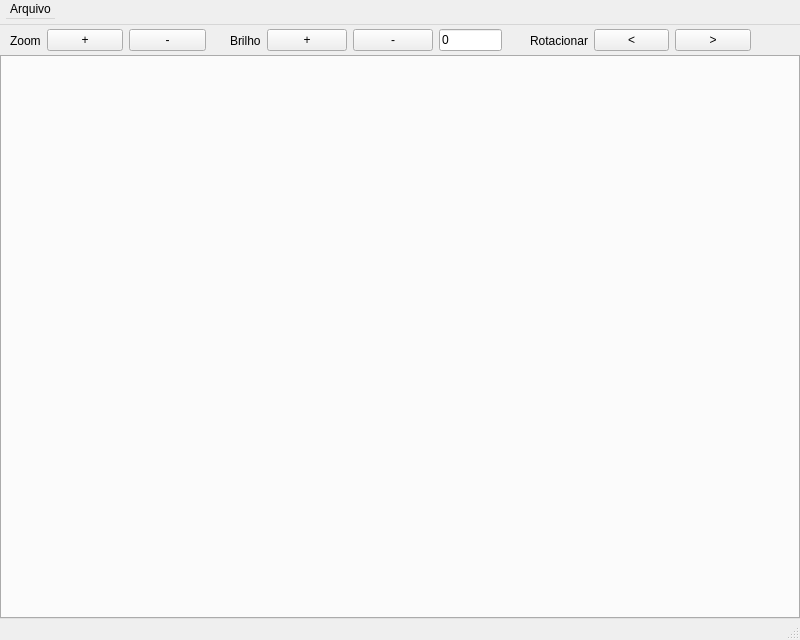
<?xml version="1.0" encoding="UTF-8"?>
<ui version="4.0">
 <class>MainWindow</class>
 <widget class="QMainWindow" name="MainWindow">
  <property name="geometry">
   <rect>
    <x>0</x>
    <y>0</y>
    <width>800</width>
    <height>640</height>
   </rect>
  </property>
  <property name="sizePolicy">
   <sizepolicy hsizetype="Fixed" vsizetype="Fixed">
    <horstretch>0</horstretch>
    <verstretch>0</verstretch>
   </sizepolicy>
  </property>
  <property name="minimumSize">
   <size>
    <width>800</width>
    <height>640</height>
   </size>
  </property>
  <property name="maximumSize">
   <size>
    <width>800</width>
    <height>640</height>
   </size>
  </property>
  <property name="windowTitle">
   <string>MainWindow</string>
  </property>
  <widget class="QWidget" name="centralwidget">
   <property name="minimumSize">
    <size>
     <width>800</width>
     <height>594</height>
    </size>
   </property>
   <property name="maximumSize">
    <size>
     <width>800</width>
     <height>594</height>
    </size>
   </property>
   <widget class="QTabWidget" name="tabWidget">
    <property name="geometry">
     <rect>
      <x>0</x>
      <y>30</y>
      <width>800</width>
      <height>564</height>
     </rect>
    </property>
    <property name="sizePolicy">
     <sizepolicy hsizetype="Fixed" vsizetype="Fixed">
      <horstretch>0</horstretch>
      <verstretch>0</verstretch>
     </sizepolicy>
    </property>
    <property name="minimumSize">
     <size>
      <width>800</width>
      <height>564</height>
     </size>
    </property>
    <property name="maximumSize">
     <size>
      <width>800</width>
      <height>564</height>
     </size>
    </property>
    <property name="tabsClosable">
     <bool>true</bool>
    </property>
   </widget>
   <widget class="QWidget" name="horizontalLayoutWidget">
    <property name="geometry">
     <rect>
      <x>10</x>
      <y>0</y>
      <width>196</width>
      <height>31</height>
     </rect>
    </property>
    <layout class="QHBoxLayout" name="layoutZoom">
     <item>
      <widget class="QLabel" name="labelZoom">
       <property name="text">
        <string>Zoom</string>
       </property>
      </widget>
     </item>
     <item>
      <widget class="QPushButton" name="botaoZoomIn">
       <property name="text">
        <string>+</string>
       </property>
      </widget>
     </item>
     <item>
      <widget class="QPushButton" name="botaoZoomOut">
       <property name="text">
        <string>-</string>
       </property>
      </widget>
     </item>
    </layout>
   </widget>
   <widget class="QWidget" name="horizontalLayoutWidget_2">
    <property name="geometry">
     <rect>
      <x>230</x>
      <y>0</y>
      <width>272</width>
      <height>31</height>
     </rect>
    </property>
    <layout class="QHBoxLayout" name="layoutBrilho">
     <item>
      <widget class="QLabel" name="labelBrilho">
       <property name="text">
        <string>Brilho</string>
       </property>
      </widget>
     </item>
     <item>
      <widget class="QPushButton" name="botaoMaisBrilho">
       <property name="text">
        <string>+</string>
       </property>
      </widget>
     </item>
     <item>
      <widget class="QPushButton" name="botaoMenosBrilho">
       <property name="text">
        <string>-</string>
       </property>
      </widget>
     </item>
     <item>
      <widget class="QLineEdit" name="textoNivelDeBrilho">
       <property name="text">
        <string>0</string>
       </property>
      </widget>
     </item>
    </layout>
   </widget>
   <widget class="QWidget" name="horizontalLayoutWidget_3">
    <property name="geometry">
     <rect>
      <x>530</x>
      <y>0</y>
      <width>221</width>
      <height>31</height>
     </rect>
    </property>
    <layout class="QHBoxLayout" name="layoutRotacao">
     <item>
      <widget class="QLabel" name="label">
       <property name="text">
        <string>Rotacionar</string>
       </property>
      </widget>
     </item>
     <item>
      <widget class="QPushButton" name="rotacionarHorario">
       <property name="text">
        <string>&lt;</string>
       </property>
      </widget>
     </item>
     <item>
      <widget class="QPushButton" name="rotacionarAntiHorario">
       <property name="text">
        <string>&gt;</string>
       </property>
      </widget>
     </item>
    </layout>
   </widget>
  </widget>
  <widget class="QStatusBar" name="statusbar"/>
  <widget class="QMenuBar" name="menubar">
   <property name="geometry">
    <rect>
     <x>0</x>
     <y>0</y>
     <width>800</width>
     <height>25</height>
    </rect>
   </property>
   <property name="sizePolicy">
    <sizepolicy hsizetype="Fixed" vsizetype="Fixed">
     <horstretch>0</horstretch>
     <verstretch>0</verstretch>
    </sizepolicy>
   </property>
   <property name="minimumSize">
    <size>
     <width>800</width>
     <height>25</height>
    </size>
   </property>
   <property name="maximumSize">
    <size>
     <width>800</width>
     <height>25</height>
    </size>
   </property>
   <widget class="QMenu" name="menuAbrir_Imagem">
    <property name="title">
     <string>Arquivo</string>
    </property>
    <addaction name="actionAbrir_Imagem"/>
   </widget>
   <addaction name="menuAbrir_Imagem"/>
  </widget>
  <action name="actionAbrir_Imagem">
   <property name="text">
    <string>Abrir Imagem</string>
   </property>
  </action>
 </widget>
 <resources/>
 <connections/>
</ui>
